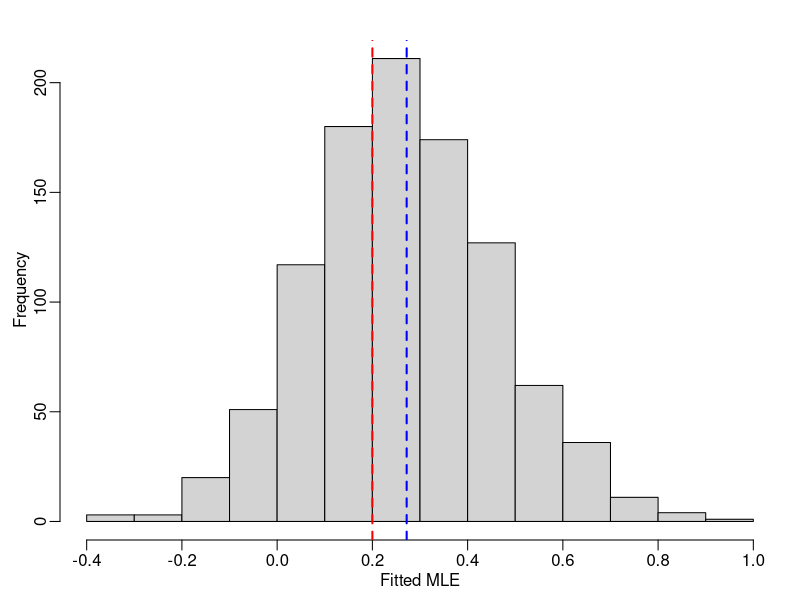

R code for this plot:
## ---- chunk 1
knitr::opts_chunk$set(echo = TRUE)
par(mar=c(3,3,2,1), mgp=c(1.5,0.5,0))
## ---- chunk 2
logistic <- function(t) 1/(1+exp(-t))
## ---- chunk 3
n <- 400
p <- 80
kappa <- p/n

Sigma <- toeplitz(0.2^(0:(p-1))) # covariance matrix
R <- chol(Sigma)

non_null <- sample(1:p, p/2, replace = FALSE) 
beta <- numeric(p)
beta[non_null] <- 0.2
## ---- chunk 4
B <- 1000
betas <- matrix(0, B, p)

for(i in 1:B){
  X <- matrix(rnorm(n*p, 0, 1), n, p)  %*% R
  Y <- rbinom(n, 1, logistic(X%*%beta))
  fit <-  glm(Y~X+0, family = binomial)
  betas[i,] <- coef(fit)
}
## ---- chunk 5
j <- sample(non_null,1)
hist(betas[,j], xlab = "Fitted MLE", main = "")
abline(v = beta[j], lty = "dashed", col = "red", lwd = 2)
abline(v=1.36*beta[j], lty = "dashed", col = "blue", lwd = 2)
## ---- chunk 6
# calculated parameters in this example
alpha_s <- 1.36
sigma_s <- 3.66
lambda_s <- 1.98
## ---- chunk 7
tau <- 1/sqrt(diag(solve(Sigma)))
## ---- chunk 8
# adjusted 90% confidence interval 
ci.low <- (betas + sigma_s / sqrt(n) / matrix(rep(tau, n), B, p, byrow = TRUE) * qnorm(0.05))/alpha_s
ci.up <-  (betas + sigma_s / sqrt(n) / matrix(rep(tau, n), B, p, byrow = TRUE)  * qnorm(0.95))/alpha_s
## ---- chunk 9
mean((beta[j]> ci.low[,j]) & (beta[j]< ci.up[,j])) 
## ---- chunk 10
mean((matrix(rep(beta, n), B, p, byrow = TRUE) > ci.low) & (matrix(rep(beta, n), B, p, byrow = TRUE) < ci.up)) 
